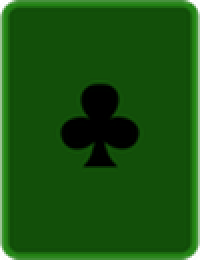
#> input picture Semester 3/DSA Mid/Resources/clubs_slot.png, 100 x 130 px (shown 2 times larger); its folder holds 8 pictures in this run
$ python -i Game.py   (imports and definitions only)
#> lines starting #> are read from the running program, lines starting #| are printed output that depends on the picture
### Semester 3/DSA Mid/Card.py
import random

class cards:
    def __init__(self, suit, value):
        self.suit = suit
        self.value = value
        self.image = f"Resources/{suit}_{value}.png"
        self.backimage = f"Resources/card_back_2.png"
        self.faceup = False
        self.color = 'red' if suit in ['hearts' , 'diamonds'] else 'black'

    def __str__(self):
        return f"{self.suit}_{self.value}"

suits = ["hearts", "diamonds", "clubs", "spades"]
values = ["A", "2", "3", "4", "5", "6", "7", "8", "9", "10", "J", "Q", "K"]


deck = []
for i in suits:
    for j in values:
        card = cards(i,j)
        deck.append(card)


random.shuffle(deck)

### Semester 3/DSA Mid/Stack.py
from Card import cards

class Node:
    def __init__(self, value:cards):
        self.value = value
        self.next = None

class stack:
    def __init__(self):
        self.head = Node("head")
        self.size = 0

    # [12 lines left out: functions __str__, peek, not called in this run]


    def len(self):
        return self.size

    def isEmpty(self):
        return self.size == 0

    # [44 lines left out: functions display, push, pop, copy, remove_card, not called in this run]

### Semester 3/DSA Mid/Game.py
import tkinter as tk
import Card as cd
from tkinter import PhotoImage
from PIL import ImageTk, Image
from Stack import stack

# [4 lines not run here, left out]
image_w = 90
image_h = 130
tableau_stacks = [stack() for _ in range(7)]
card_ref = []
curren_index = -1
face_up_labels = []
foundation = []
foundation_labels = []

lbl = None


# [152 lines left out: functions tableau, card_stack, flip_card, update_card_visual, move, refresh and 1 more, not called in this run]

def placeholders():
    img = Image.open("Resources/clubs_slot.png")
#> img is the input picture: PIL image 100x130 RGBA; mean R, G, B, A 18.6, 79.9, 9.6, 248.9
    img = img.resize((image_w, image_h), Image.Resampling.LANCZOS)
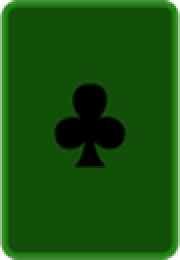
#> img: PIL image 90x130 RGBA (shown 2 times larger); mean R, G, B, A 18.6, 80, 9.6, 248.8; transparent parts drawn white
    tk_img = ImageTk.PhotoImage(img)
#> (the run stopped early here; a loop or call above may not have finished)
